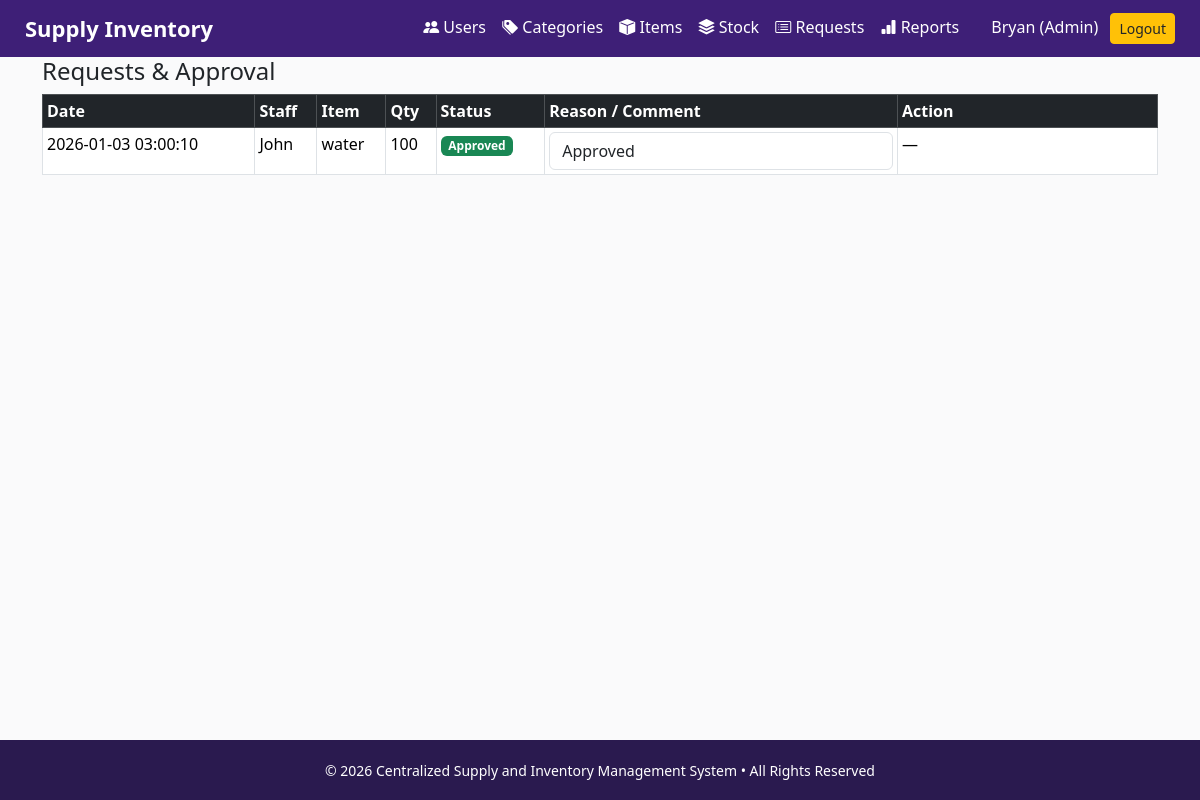
/dashboard.php?page=requests (signed in), run on the app's committed database.
### tables this page shows
CREATE TABLE `requests` (
  `id` int(11) NOT NULL,
  `item_id` int(11) NOT NULL,
  `user_id` int(11) NOT NULL,
  `quantity` int(11) NOT NULL,
  `status` enum('Pending','Approved','Denied') DEFAULT 'Pending',
  `admin_comment` varchar(255) DEFAULT NULL,
  `request_date` timestamp NOT NULL DEFAULT current_timestamp()
);

CREATE TABLE `users` (
  `id` int(11) NOT NULL,
  `fullname` varchar(100) NOT NULL,
  `email` varchar(100) NOT NULL,
  `username` varchar(50) NOT NULL,
  `password` varchar(255) NOT NULL,
  `role` enum('Admin','Staff') NOT NULL,
  `created_at` timestamp NOT NULL DEFAULT current_timestamp()
);

CREATE TABLE `items` (
  `id` int(11) NOT NULL,
  `name` varchar(100) NOT NULL,
  `category_id` int(11) NOT NULL,
  `quantity` int(11) DEFAULT 0,
  `unit` varchar(20) DEFAULT NULL,
  `supplier` varchar(100) DEFAULT NULL,
  `price` decimal(10,2) DEFAULT NULL
);

### admin/requests.php (the view, shortened to what this page needs)
<?php
$result = $conn->query("
    SELECT r.*, i.name AS item_name, u.fullname
    FROM requests r
    JOIN items i ON r.item_id = i.id
    JOIN users u ON r.user_id = u.id
    ORDER BY r.request_date DESC
");
?>
<h4>Requests & Approval</h4>
<table class="table table-bordered table-sm">
    <tr class="table-dark">
        <th>Date</th>
        <th>Staff</th>
        <th>Item</th>
        <th>Qty</th>
        <th>Status</th>
        <th>Reason / Comment</th>
        <th width="260">Action</th>
    </tr>
<?php while ($row = $result->fetch_assoc()): ?>
<tr>
<form method="POST">
    <td><?= $row['request_date'] ?></td>
    <td><?= $row['fullname'] ?></td>
    <td><?= $row['item_name'] ?></td>
    <td><?= $row['quantity'] ?></td>
    <td>
        <span class="badge
            <?= $row['status']=='Pending'?'bg-warning':'' ?>
            <?= $row['status']=='Approved'?'bg-success':'' ?>
            <?= $row['status']=='Denied'?'bg-danger':'' ?>">
            <?= $row['status'] ?>
        </span>
    </td>
    <td>
        <input type="text" name="comment" class="form-control"
               value="<?= $row['admin_comment'] ?>">
    </td>
    <td>
        <?php if ($row['status'] == 'Pending'): ?>
            <input type="hidden" name="req_id" value="<?= $row['id'] ?>">
            <input type="hidden" name="item_id" value="<?= $row['item_id'] ?>">
            <input type="hidden" name="quantity" value="<?= $row['quantity'] ?>">
            <button name="approve" class="btn btn-success btn-sm">Approve</button>
            <button name="deny" class="btn btn-danger btn-sm">Deny</button>
        <?php else: ?>
            —
        <?php endif; ?>
    </td>
</form>
</tr>
<?php endwhile; ?>
</table>

### dashboard.php (style rules this page uses)
body { background:#fafafb; font-family: 'Segoe UI', sans-serif; min-height:100vh; display:flex; flex-direction:column; }

### data on the page
requests: request_date "2026-01-03 03:00:10", user.fullname "John", item.name "water", quantity "100", status "Approved", comment "Approved"

### other printed values
$fullname "Bryan"
$role "Admin"
